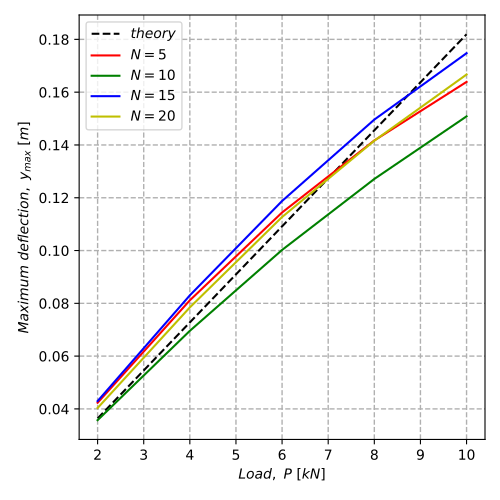

This chart was generated by the following Python code:
import os
import glob
import math
import numpy as np
import pandas as pd
import matplotlib.pyplot as plt

fig, ax = plt.subplots(figsize=(5, 5))


def getYmaxTheory(P, c, l, Y, R, r):
    EI = Y * np.pi * (R ** 4 - r ** 4) / 4
    ymaxTheory = []
    for p in P:
        ymaxTheory_ = (1000 * p * c * (l ** 2 - c ** 2) ** 1.5) / (EI * l * 9 * 3 ** 0.5)
        ymaxTheory.append(ymaxTheory_)
    return ymaxTheory

def getYmax(file):
    data = pd.read_csv(file)
    data = data.iloc[:, 1::2]
    data = data.abs()
    ymax_ = data.max(axis=1)
    ymax = np.mean(ymax_)
    return ymax

P = [2, 4, 6, 8, 10]

ymax_theory = getYmaxTheory(P, 0.75, 1, 7e10, 0.013, 0.011)

ymax_N5_2 = getYmax('C:/Users/atanu/Documents/GitHub/soft_rod/soft_rod/just_a_soft_rod/beam/N_5/qData_N_5.csv')
ymax_N5_4 = getYmax('C:/Users/atanu/Documents/GitHub/soft_rod/soft_rod/just_a_soft_rod/beam/N_5/qData_N_5_4.csv')
ymax_N5_6 = getYmax('C:/Users/atanu/Documents/GitHub/soft_rod/soft_rod/just_a_soft_rod/beam/N_5/qData_N_5_6.csv')
ymax_N5_8 = getYmax('C:/Users/atanu/Documents/GitHub/soft_rod/soft_rod/just_a_soft_rod/beam/N_5/qData_N_5_8.csv')
ymax_N5_10 = getYmax('C:/Users/atanu/Documents/GitHub/soft_rod/soft_rod/just_a_soft_rod/beam/N_5/qData_N_5_10.csv')
N5 = [ymax_N5_2, ymax_N5_4, ymax_N5_6, ymax_N5_8, ymax_N5_10]

ymax_N10_2 = getYmax('C:/Users/atanu/Documents/GitHub/soft_rod/soft_rod/just_a_soft_rod/beam/N_10/qData_N_10.csv')
ymax_N10_4 = getYmax('C:/Users/atanu/Documents/GitHub/soft_rod/soft_rod/just_a_soft_rod/beam/N_10/qData_N_10_4.csv')
ymax_N10_6 = getYmax('C:/Users/atanu/Documents/GitHub/soft_rod/soft_rod/just_a_soft_rod/beam/N_10/qData_N_10_6.csv')
ymax_N10_8 = getYmax('C:/Users/atanu/Documents/GitHub/soft_rod/soft_rod/just_a_soft_rod/beam/N_10/qData_N_10_8.csv')
ymax_N10_10 = getYmax('C:/Users/atanu/Documents/GitHub/soft_rod/soft_rod/just_a_soft_rod/beam/N_10/qData_N_10_10.csv')
N10 = [ymax_N10_2, ymax_N10_4, ymax_N10_6, ymax_N10_8, ymax_N10_10]

ymax_N15_2 = getYmax('C:/Users/atanu/Documents/GitHub/soft_rod/soft_rod/just_a_soft_rod/beam/N_15/qData_N_15.csv')
ymax_N15_4 = getYmax('C:/Users/atanu/Documents/GitHub/soft_rod/soft_rod/just_a_soft_rod/beam/N_15/qData_N_15_4.csv')
ymax_N15_6 = getYmax('C:/Users/atanu/Documents/GitHub/soft_rod/soft_rod/just_a_soft_rod/beam/N_15/qData_N_15_6.csv')
ymax_N15_8 = getYmax('C:/Users/atanu/Documents/GitHub/soft_rod/soft_rod/just_a_soft_rod/beam/N_15/qData_N_15_8.csv')
ymax_N15_10 = getYmax('C:/Users/atanu/Documents/GitHub/soft_rod/soft_rod/just_a_soft_rod/beam/N_15/qData_N_15_10.csv')
N15 = [ymax_N15_2, ymax_N15_4, ymax_N15_6, ymax_N15_8, ymax_N15_10]

ymax_N20_2 = getYmax('C:/Users/atanu/Documents/GitHub/soft_rod/soft_rod/just_a_soft_rod/beam/N_20/qData_N_20.csv')
ymax_N20_4 = getYmax('C:/Users/atanu/Documents/GitHub/soft_rod/soft_rod/just_a_soft_rod/beam/N_20/qData_N_20_4.csv')
ymax_N20_6 = getYmax('C:/Users/atanu/Documents/GitHub/soft_rod/soft_rod/just_a_soft_rod/beam/N_20/qData_N_20_6.csv')
ymax_N20_8 = getYmax('C:/Users/atanu/Documents/GitHub/soft_rod/soft_rod/just_a_soft_rod/beam/N_20/qData_N_20_8.csv')
ymax_N20_10 = getYmax('C:/Users/atanu/Documents/GitHub/soft_rod/soft_rod/just_a_soft_rod/beam/N_20/qData_N_20_10.csv')
N20 = [ymax_N20_2, ymax_N20_4, ymax_N20_6, ymax_N20_8, ymax_N20_10]

ax.plot(P, ymax_theory, '--k', label=r'$theory$')
ax.plot(P, N5, '-r', label=r'$N=5$')
ax.plot(P, N10, '-g', label=r'$N=10$')
ax.plot(P, N15, '-b', label=r'$N=15$')
ax.plot(P, N20, '-y', label=r'$N=20$')
ax.set_xlabel(r'$Load,~P~[kN]$')
ax.set_ylabel(r'$Maximum~deflection,~y_{max}~[m]$')
ax.grid('both', linestyle='--', linewidth=1)
plt.legend()
plt.tight_layout()
plt.show()
